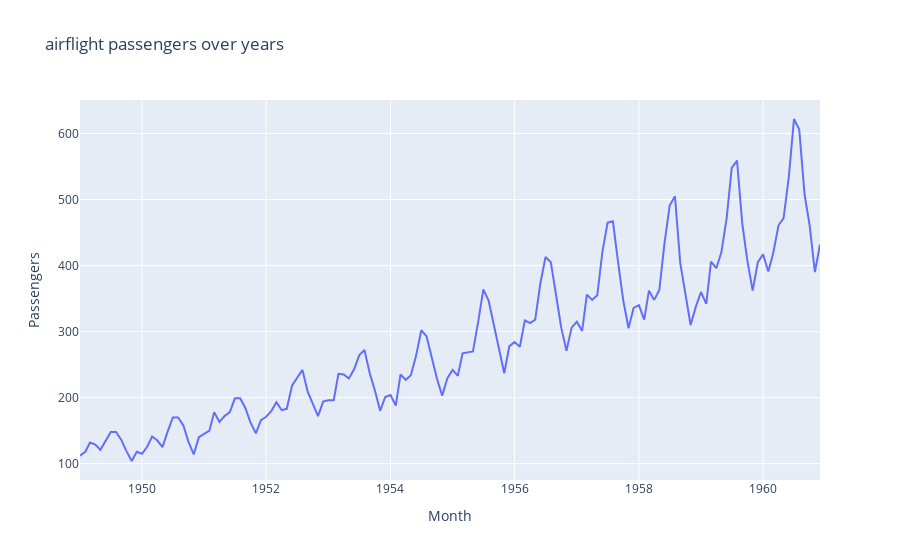

Notebook code cell kept with this figure:
### Code cell
fig = px.line(df, x='Month', y='Passengers', title='airflight passengers over years')
fig.show()

### Figure 1 — Plotly figure (JSON) as saved in the notebook; plotly's stock layout.template omitted (floating-point values rounded to 4 significant figures; data arrays with more than 128 entries replaced by an {"elided": "..."} marker saying what was removed)
{"data": [{"hovertemplate": "Month=%{x}<br>Passengers=%{y}<extra></extra>", "legendgroup": "", "line": {"color": "#636efa", "dash": "solid"}, "marker": {"symbol": "circle"}, "mode": "lines", "name": "", "orientation": "v", "showlegend": false, "type": "scatter", "x": {"elided": "144 str values"}, "xaxis": "x", "y": {"elided": "144 int values"}, "yaxis": "y"}], "layout": {"autosize": true, "legend": {"tracegroupgap": 0}, "title": {"text": "airflight passengers over years"}, "xaxis": {"anchor": "y", "autorange": true, "domain": [0, 1], "range": ["1949-01-01", "1960-12-01"], "title": {"text": "Month"}, "type": "date"}, "yaxis": {"anchor": "x", "autorange": true, "domain": [0, 1], "range": [75.22, 650.8], "title": {"text": "Passengers"}, "type": "linear"}}}
